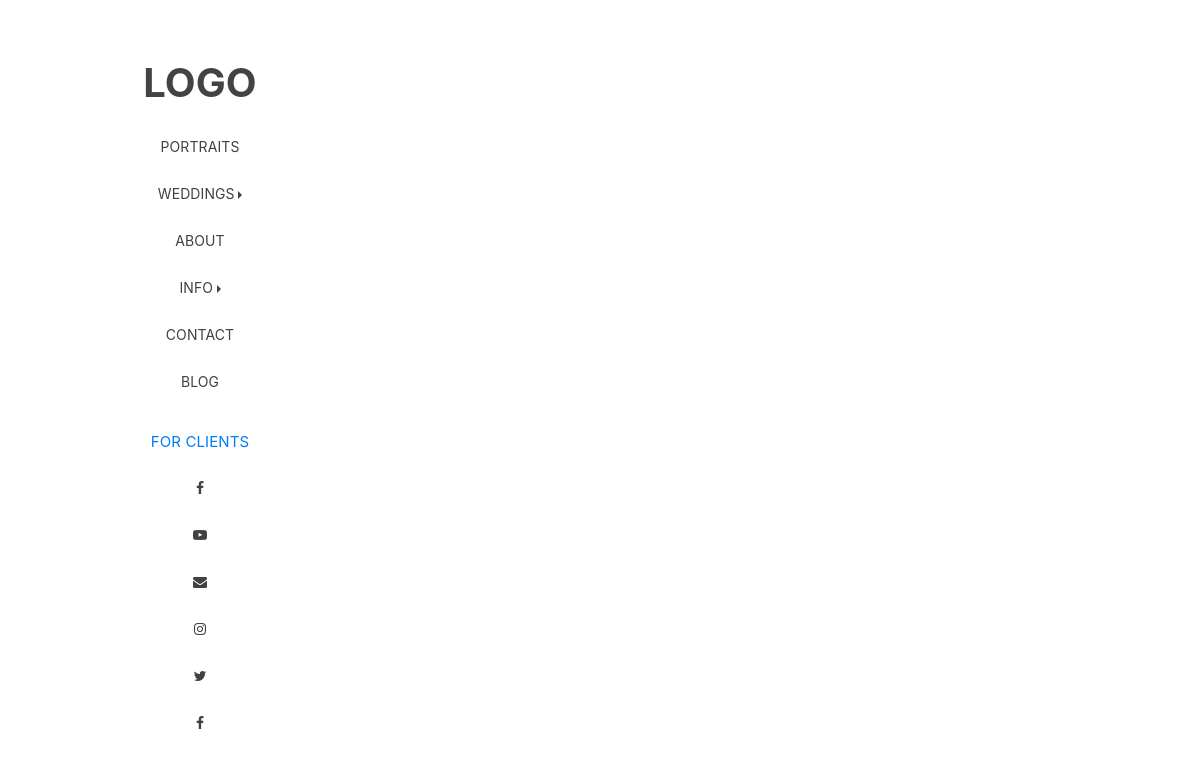
/wedding-photograpy/favourites/, run on an earlier commit of the app's database.
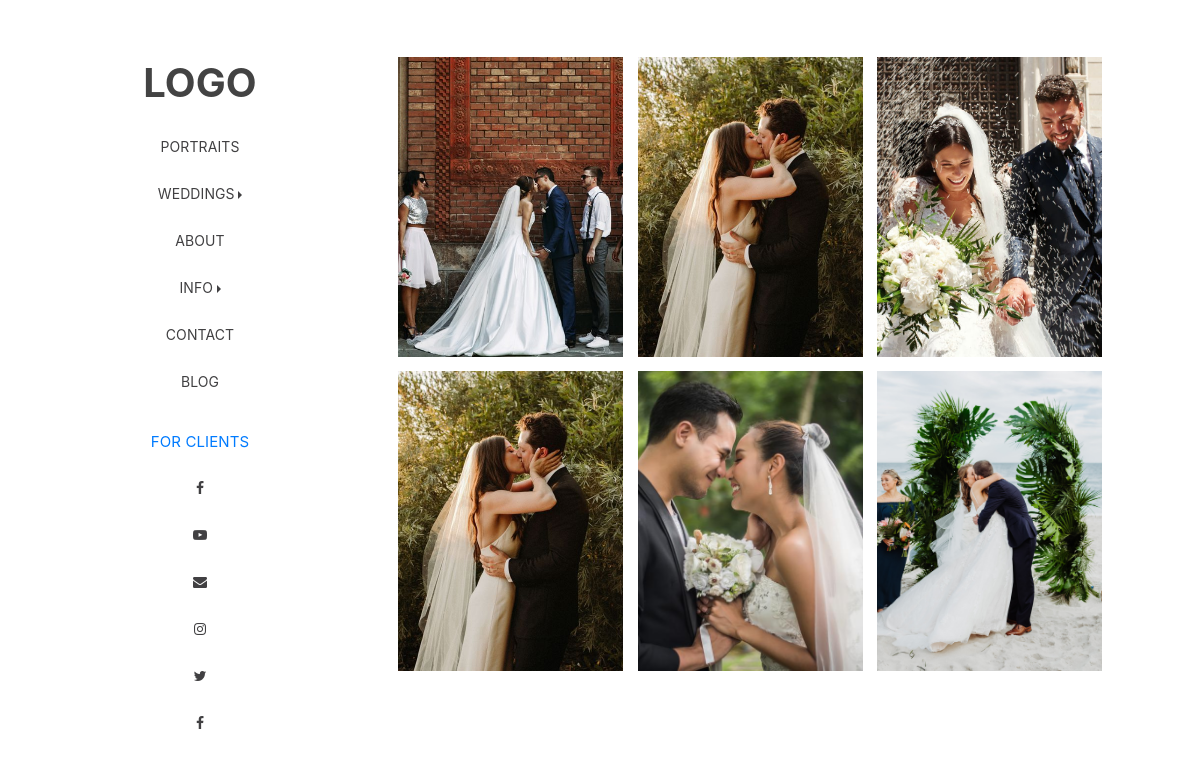
And on a later commit of the database.
### Wedding/models.py (models this page shows)
class Favourite(models.Model):
    image = models.ImageField(upload_to="Wedding/Favourite")

### Wedding/views.py (the view)
# urls.py: path('wedding-photograpy/favourites/', views.Favourites, name="favourite"),
def Favourites(request):
    fv = Favourite.objects.all()
    return render(request, 'Wedding/favourite.html', {'fv': fv} )

### Wedding/templates/Wedding/favourite.html
{% extends 'Gallery/base.html' %}
{% load static %}
{% block content %}
    <div class="content-container cn">
	{% for f in fv %}
		<div class="col-md-3 cl photo">
			<a href="{% url 'photo' f.id %}"><img class="p_img" src="{{ f.image.url }}"></a>
		</div>
	{% endfor %}
	</div>
{% endblock %}

### Gallery/templates/Gallery/base.html (shortened to what this page needs)
{% load static %}
<!DOCTYPE html>
<html lang="en">
<head>
    <link rel="stylesheet" id="theme_link" href="https://cdnjs.cloudflare.com/ajax/libs/bootswatch/4.3.1/materia/bootstrap.min.css"/>
    <link rel="stylesheet" type="text/css" href="https://stackpath.bootstrapcdn.com/font-awesome/4.7.0/css/font-awesome.min.css">
    <link rel="stylesheet" href="https://stackpath.bootstrapcdn.com/bootstrap/4.5.2/css/bootstrap.min.css">
    <link rel="stylesheet" href="{% static 'Gallery/css/style.css' %}">
</head>
<body>
<div class="row rw">
    <div class="col-md-3">
        {% block sidebar %}
            {% include 'Gallery/navbar.html' %}
        {% endblock %}
    </div>
    <div class="col-md-9 cl">
        {% block content %}
        {% endblock %}
    </div>
</div>
</body>
</html>

### Gallery/templates/Gallery/navbar.html (shortened to what this page needs)
{% load static %}
{% block content %}
    <nav class="navbar navbar-expand-md navbar-dark fixed-top">
        <a class="navbar-brand" href="{% url 'home' %}">LOGO</a>
        <div class="collapse navbar-collapse" id="navbarsExampleDefault">
            <ul class="navbar-nav">
                <li class="nav-item">
                    <a href="{% url 'portraits' %}" class="nav-link">PORTRAITS</a>
                </li>
                <li class="nav-item dropdown">
                    <a class="nav-link dropdown-toggle" data-toggle="dropdown" aria-haspopup="true" aria-expanded="false">WEDDINGS</a>
                </li>
                <li class="nav-item">
                    <a href="{% url 'about' %}" class="nav-link">ABOUT</a>
                </li>
                <li class="nav-item dropdown">
                    <a class="nav-link dropdown-toggle" data-toggle="dropdown" aria-haspopup="true" aria-expanded="false">INFO</a>
                </li>
                <li class="nav-item">
                    <a href="{% url 'contact' %}" class="nav-link">CONTACT</a>
                </li>
                <li class="nav-item">
                    <a href="#" class="nav-link">BLOG</a>
                </li>
            </ul>
            <ul class="navbar-nav nav-li pt-3">
                <li class="nav-item nv-link">
                    <a data-class="fixed-left">
                        FOR CLIENTS
                    </a>
                </li>
                <li class="nav-item">
                    <a href="#" target="_blank" class="nav-link">
                        <i class="fa fa-facebook"></i>
                    </a>
                </li>
                <li class="nav-item">
                    <a href="#" target="_blank" class="nav-link">
                        <i class="fa fa-youtube-play"></i>
                    </a>
                </li>
                <li class="nav-item">
                    <a href="#" target="_blank" class="nav-link">
                        <i class="fa fa-envelope"></i>
                    </a>
                </li>
                <li class="nav-item">
                    <a href="#" target="_blank" class="nav-link">
                        <i class="fa fa-instagram"></i>
                    </a>
                </li>
                <li class="nav-item">
                    <a href="#" target="_blank" class="nav-link">
                        <i class="fa fa-twitter"></i>
                    </a>
                </li>
                <li class="nav-item">
                    <a href="#" target="_blank" class="nav-link">
                        <i class="fa fa-facebook"></i>
                    </a>
                </li>
            </ul>
        </div>
    </nav>
{% endblock %}

### Gallery/static/Gallery/css/style.css (style rules this page uses)
body { margin: 0; padding: 0; }
.rw { margin: 0 !important; }
.cl { padding: 0 !important; }
.cn { text-align: center; }
.content-container { margin-top: 50px; }
.navbar.fixed-left { position: fixed; top: 40px; left: 100px; bottom: 0; width: 200px; height: 100%; flex-flow: column nowrap; align-items: flex-start; z-index: 1000; }
.navbar.fixed-left .navbar-collapse { flex-grow: 0; flex-direction: column; width: 100% }
.navbar.fixed-left .navbar-collapse .navbar-nav { flex-direction: column; width: 100% }
.navbar.fixed-left .navbar-collapse .navbar-nav .nav-item { width: 100% }
.navbar.fixed-left .navbar-nav .nav-item .dropdown-toggle:after { border-top: .3em solid transparent; border-left: .3em solid; border-bottom: .3em solid transparent; border-right: none; vertical-align: baseline; }
.navbar { text-align: center; box-shadow: none !important; }
.navbar-dark .navbar-brand { color: #434343; font-weight: bold; padding-bottom: 10px; font-size: 40px; margin-left: auto; margin-right: auto; }
.navbar-dark .navbar-nav .nav-link { color: #414042 !important; padding: 13px; font-size: 14px; }
.nv-link { margin-top: 10px; margin-bottom: 10px; font-size: 15px; }
.navbar-dark .navbar-nav .nav-link i { padding: 0; margin: 0; }
.photo { display: inline-block; margin: 7px 5px; width: 300px; height: 300px; justify-content: center; }
.p_img { width: 100%; max-width: 100%; height: 100%; max-height: 100%; object-fit: cover; }

What changed in the data, as far as the page shows it:
added Favourite: image (picture)
added Favourite: image (picture)
added Favourite: image (picture)
added Favourite: image (picture)
added Favourite: image (picture)
added Favourite: image (picture)
